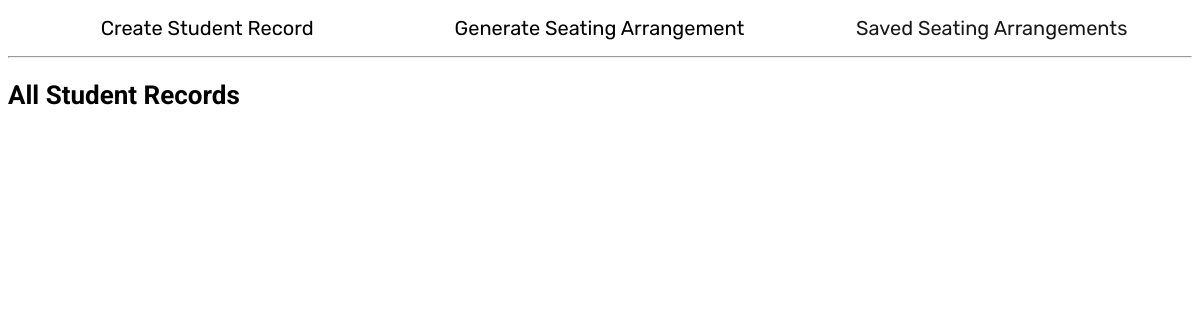
Before: / with the older database file.
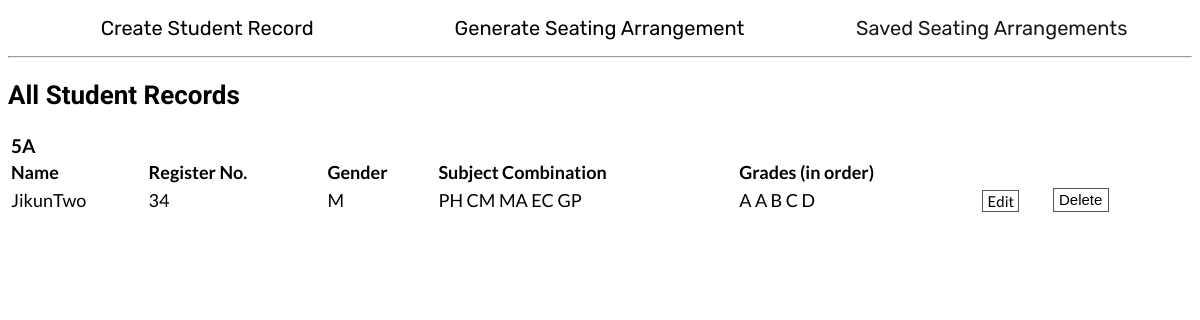
After: the same page with the newer database file.
### tables this page shows
CREATE TABLE Class(
ClassName TEXT NOT NULL,
TotalStudents INTEGER NOT NULL,
PRIMARY KEY(ClassName)
);

CREATE TABLE Student(
StudentName TEXT NOT NULL,
StudentRegNo INTEGER NOT NULL CHECK (StudentRegNo > 0),
ClassName TEXT NOT NULL,
StudentSubjectCombi TEXT NOT NULL,
StudentGender TEXT NOT NULL,
AllSubjectGrades TEXT NOT NULL DEFAULT '',
PRIMARY KEY(StudentName),
FOREIGN KEY (ClassName) REFERENCES Class(ClassName)
);

### cp_web_handler.py (the view, shortened to what this page needs)
@app.route("/")
def display_all_student_records():
    classes = execute_sql("SELECT * FROM Class")
    students = execute_sql("SELECT * FROM Student")
    records = execute_sql("SELECT * FROM StudentRecords")
    subjects = execute_sql("SELECT * FROM Subject")
    classes_oop = list(map(lambda a: Class(a[0],a[1]), classes))
    students_oop = list(map(lambda b: Student(b[0],b[1],b[2],b[3],b[4],b[5]), students ))
    records_oop = list(map(lambda c: StudentRecords(c[0],c[1],c[2]),records))
    subjects_oop = list(map(lambda d: Subject(d[0],d[1]), subjects ))
    for student in students_oop:
        if student.get_AllSubjectGrades() == '':
            temp = ''
            index = 0
            while len(temp.split(' ')) - 1 != len(student.get_StudentSubjectCombi().split(' ')):
                for record in records:
                    if student.get_StudentName() == record[0] and student.get_StudentSubjectCombi().split(' ')[index] == record[2]:
                        temp += '{} '.format(record[1])
                index +=1
            temp = temp[:-1]
            student.set_AllSubjectGrades(temp)
            execute_sql(student.update_record())
    for student in students_oop:
        student_seating_arrangement = execute_sql('SELECT * FROM SeatingArrangement WHERE StudentName = "{}"'.format(student.get_StudentName()))[0]
        StudentName, CannotSeatNextTo, SeatInFront, WeakSubjects, StrongSubjects, ClassLst, SeatByGrades, RowNo, ColumnNo = student_seating_arrangement
        student_seating_arrangement = SeatingArrangement(StudentName, CannotSeatNextTo, SeatInFront, WeakSubjects, StrongSubjects, ClassLst, SeatByGrades, RowNo, ColumnNo)
        StrongSubjects = ''
        WeakSubjects = ''
        for i in range(len(student.get_AllSubjectGrades().split(' '))):
            if student.get_AllSubjectGrades().split(' ')[i] < 'C': #'A', 'B'
                StrongSubjects += student.get_StudentSubjectCombi().split(' ')[i] + ' '
            elif student.get_AllSubjectGrades().split(' ')[i] > 'D':
                WeakSubjects += student.get_StudentSubjectCombi().split(' ')[i] + ' '
        student_seating_arrangement.set_StrongSubjects(StrongSubjects[:-1])
        student_seating_arrangement.set_WeakSubjects(WeakSubjects[:-1])
        execute_sql(student_seating_arrangement.update_record())
    reset_seating_arrangement()
    return render_template("display_all_records.html", classes = classes_oop, students = students_oop, records = records_oop, subjects = subjects_oop)

### SQLiteGenerator/SQLiteOOP.py (called while the page is built)
    def get_ClassName(self):
        return self._ClassName

    def get_StudentName(self):
        return self._StudentName

    def get_StudentRegNo(self):
        return self._StudentRegNo

    def get_ClassName(self):
        return self._ClassName

    def get_StudentSubjectCombi(self):
        return self._StudentSubjectCombi

    def get_StudentGender(self):
        return self._StudentGender

    def get_AllSubjectGrades(self):
        return self._AllSubjectGrades

    def set_WeakSubjects(self, new_WeakSubjects):
        self._WeakSubjects = new_WeakSubjects

    def set_StrongSubjects(self, new_StrongSubjects):
        self._StrongSubjects = new_StrongSubjects

    def update_record(self):
        result = ""
        result += "UPDATE SeatingArrangement SET\n"
        result += "StudentName = '{self._StudentName}', CannotSeatNextTo = '{self._CannotSeatNextTo}', SeatInFront = '{self._SeatInFront}', WeakSubjects = '{self._WeakSubjects}', StrongSubjects = '{self._StrongSubjects}', ClassLst = '{self._ClassLst}', SeatByGrades = '{self._SeatByGrades}', RowNo = '{self._RowNo}', ColumnNo = '{self._ColumnNo}'\n".format(self=self)
        result += "WHERE\n"
        result += "StudentName = '{self._StudentName}'\n".format(self=self)
        return result

### cp_web_handler.py (called while the page is built, shortened)
def reset_seating_arrangement():
    student_lst = execute_sql("SELECT * FROM SeatingArrangement WHERE ClassLst != ''")

### database_handler.py (called while the page is built)
def execute_sql(sql):
    conn = sqlite3.connect('students.db')
    cursor = conn.cursor()
    data = None #initialise data read from database
    if debug:
        print(sql)
    try:
        cursor.execute(sql)
        data = cursor.fetchall()
    except sqlite3.IntegrityError:
        print("Repeated Data")
    except:
        print("SQL Error: ", sys.exc_info()[0])
    conn.commit()
    cursor.close()
    conn.close()
    return data

### templates/display_all_records.html (shortened to what this page needs)
<!DOCTYPE html>
<html lang="en">
<head>
</head>
<body>
<table style = "width: 100%; text-align: left">
    <tr>
        <th style = "width: 50%;">
            <div class="btn-group">
                <button class="button button1" onclick ="location.href = '{{url_for('create_student_record')}}'">Create Student Record</button>
                <button class="button button2" onclick ="location.href = '{{url_for('set_seating_arrangement')}}'">Generate Seating Arrangement</button>
                <button class="button button3" onclick ="location.href = '{{url_for('show_saved_seatingarr')}}'">Saved Seating Arrangements</button>
            </div>
        </th>
    </tr>
</table>
<hr>
<h2 style = "font-family: 'Roboto'; font-size: 26px">All Student Records</h2>
<div class = "studentrecords">
<table style = "width: 97%; text-align: left">
    {% for class in classes %}
    <tr>
        <th style = "font-size: 19px">{{ class.get_ClassName() }}</th>
    </tr>
    <tr style = "font-size: 18px">
        <th>Name</th>
        <th>Register No.</th>
        <th>Gender</th>
        <th>Subject Combination</th>
        <th>Grades (in order)</th>
    </tr>
        {% for student in students %}
        {% if class.get_ClassName() == student.get_ClassName()%}
        <tr style = "font-size: 18px">
            <td> {{student.get_StudentName()}} </td>
            <td>{{ student.get_StudentRegNo() }}</td>
            <td>{{ student.get_StudentGender() }}</td>
            <td>{{ student.get_StudentSubjectCombi() }}</td>
            <td>{{ student.get_AllSubjectGrades() }}</td>
            <td><a class="transbox" style="padding-right: 4px" onclick ='location.href = "{{url_for('edit_student_record', student_name = student.get_StudentName())}}"'>Edit</a></td>
            <td>
                <form id = 'deleteform' action = '{{ url_for('delete_student_record', student_name = student.get_StudentName()) }}' method = 'POST'>
                    <input class = "transbox" type = 'button' value = 'Delete' onclick="deleteFunction('{{ student.get_StudentName() }}')">
                </form>
            </td>
        </tr>
        {% endif %}
        {% endfor %}
    <tr>
        <th>&nbsp;</th>
    </tr>
    {% endfor %}
</table>
</div>
</body>
</html>

### templates/display_all_records.html (style rules this page uses)
html { width: 100%; height: 100%; display: block; position: relative; }
html::after { content: ""; background: url('https://cucuru.media/wp-content/uploads/2017/11/shutterstock_159503861-20171113162932.jpg'); background-size: 100%; background-position: 0% 50%; top: 0; left: 0; bottom: 0; right: 0; position: absolute; z-index: -1; opacity: 0.5; }
.btn-group .button { font-family: "Rubik"; background-color: #4CAF50; color: white; text-align: center; text-decoration: none; display: inline-block; font-size: 20px; cursor: pointer; width: 33.3%; border: none; -webkit-transition-duration: 0.4s; transition-duration: 0.4s; padding: 5px; float: left; }
.btn-group .button1 { background: url('https://previews.123rf.com/images/silm/silm1305/silm130500088/20010469-abstract-beige-background-sketchy-doodle-seamless-pattern-light-texture-with-circles-squares-and-oth.jpg'); color: black; }
.btn-group .button2 { background: url('http://www.photos-public-domain.com/wp-content/uploads/2013/11/bumpy-beige-plastic-texture.jpg'); color: black; }
.btn-group .button3 { background: url('http://allfreedesigns.com/wp-content/uploads/2013/05/cork-texture-17.jpg'); color: black; opacity: 0.9; }
table { font-family: "Lato"; }
div.studentrecords { width: 100%; height: 670px; overflow: auto; }
.transbox { background: transparent; border: 1.5px solid #58585A; padding-top: 1px; padding-bottom: 1.5px; padding-left: 5px; height: 24px; font-size: 15px; }

Changed rows visible on the page:
added Class: get_ClassName "5A"
added Student: get_StudentName "JikunTwo", get_StudentRegNo "34", get_StudentGender "M", get_StudentSubjectCombi "PH CM MA EC GP", get_AllSubjectGrades "A A B C D"
